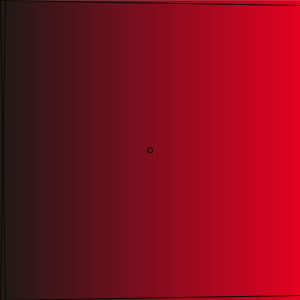
Frame 1 (no input)
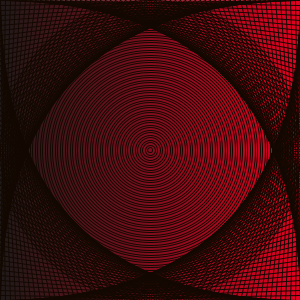
Frame 60 (the mouse pressed at the canvas centre just before this capture)
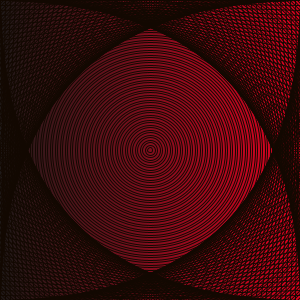
Frame 120 (the mouse held since frame 60 and released just before this capture)

The Processing sketch that drew these frames (run headless with seeded random() and noise(); from frame 60 on, the mouse is pressed at the canvas centre):

// Processing sketch: processing_79832
// ── processing_79832.pde

float r = 31; 
float g = 26; 
float b = 25;
int diameter = 5;
int x = 0; 
int y = 300;
int a = 0; 
int c = 300;
int d = 0;
int e = 295;
int k = 300; 
int l = 5;
int m = 0; 
int n = 5;
int o = 0; 
int p = 5;

void setup(){
  size(300,300);
  noFill();
  frameRate(40);
  while(x < 300) {
    stroke(r,g,b);
    line(x,0,x,300);
    x = x + 1;
    r = r + (244-46)/300.0;
    g = g + (139-164)/300.0;
    b = b + (96-87)/300.0;}
  while(x < 151) {
    stroke(r,g,b);
    line(y,0,300,y);
    y = y - 1;
    r = r + (244-46)/300.0;
    g = g + (139-164)/300.0;
    b = b + (96-87)/300.0;}
}
void draw(){
  stroke(18,8,1); 
  line(d,300,300,e);   
  d = d + 5;  
  e = e - 5; 
  line(0,k,l,0);   
  l = l + 5;  
  k = k - 5; 
  line(0,m,n,300);   
  m = m + 5;  
  n = n + 5; 
  line(o,0,300,p);   
  o = o + 5;  
  p = p + 5; 
  ellipse (150,150,diameter,diameter);
  diameter = diameter + 5;
}
